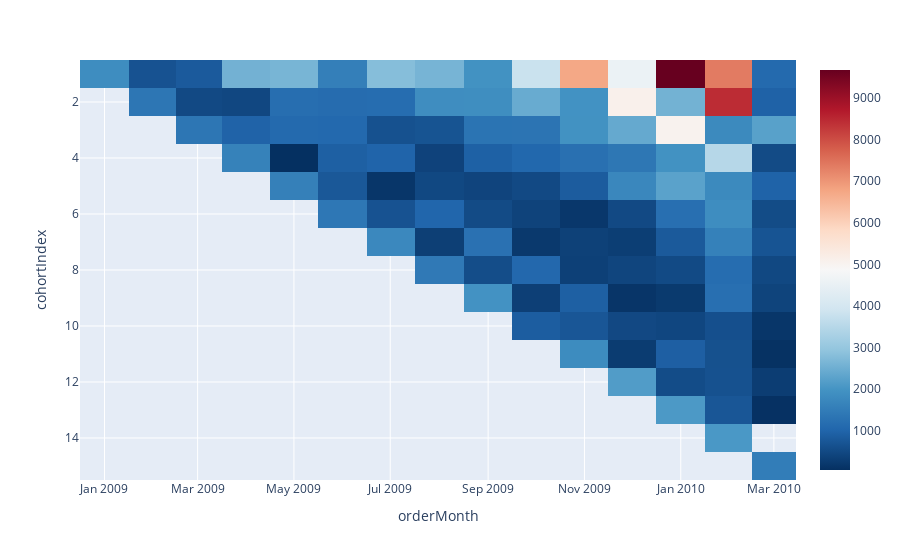

The notebook cell this image was saved under:
### Code cell
import plotly.express as px
import plotly.graph_objects as go
import plotly.figure_factory as ff

cohort_data = dfSub.groupby(['cohortIndex', 'orderMonth'])['totalCharges'].sum().reset_index()
cohort_table = cohort_data.pivot_table(
    index = 'cohortIndex',
    columns = 'orderMonth',
    values = 'totalCharges'
)

px.imshow(cohort_table, color_continuous_scale='RdBu_r')

### Figure 1 — Plotly figure (JSON) as saved in the notebook; plotly's stock layout.template omitted (floating-point values rounded to 4 significant figures; data arrays with more than 128 entries replaced by an {"elided": "..."} marker saying what was removed)
{"data": [{"coloraxis": "coloraxis", "hovertemplate": "orderMonth: %{x}<br>cohortIndex: %{y}<br>color: %{z}<extra></extra>", "type": "heatmap", "x": ["2009-01-01T00:00:00", "2009-02-01T00:00:00", "2009-03-01T00:00:00", "2009-04-01T00:00:00", "2009-05-01T00:00:00", "2009-06-01T00:00:00", "2009-07-01T00:00:00", "2009-08-01T00:00:00", "2009-09-01T00:00:00", "2009-10-01T00:00:00", "2009-11-01T00:00:00", "2009-12-01T00:00:00", "2010-01-01T00:00:00", "2010-02-01T00:00:00", "2010-03-01T00:00:00"], "y": [1, 2, 3, 4, 5, 6, 7, 8, 9, 10, 11, 12, 13, 14, 15], "z": {"elided": "15x15 float values"}}], "layout": {"coloraxis": {"colorscale": [[0, "rgb(5,48,97)"], [0.1, "rgb(33,102,172)"], [0.2, "rgb(67,147,195)"], [0.3, "rgb(146,197,222)"], [0.4, "rgb(209,229,240)"], [0.5, "rgb(247,247,247)"], [0.6, "rgb(253,219,199)"], [0.7, "rgb(244,165,130)"], [0.8, "rgb(214,96,77)"], [0.9, "rgb(178,24,43)"], [1, "rgb(103,0,31)"]]}, "margin": {"t": 60}, "xaxis": {"constrain": "domain", "scaleanchor": "y", "title": {"text": "orderMonth"}}, "yaxis": {"autorange": "reversed", "constrain": "domain", "title": {"text": "cohortIndex"}}}}
